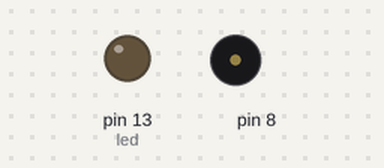
Simulated run of this sketch. Board: Arduino Uno, built with avr-gcc and run on an emulated ATmega328P. Shown: output pins drawn as LEDs (lit = HIGH), buzzer (waves = sounding).

Above: at 1.1 s.
At 4.0 s:
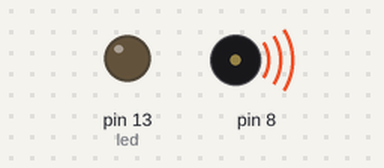
At 12.75 s:
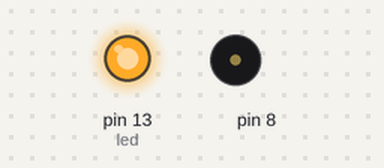
Timing chart, 0 to 16.5 s (numbered marks = the images above):
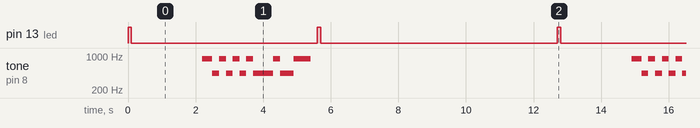

Measured:
- by itself, pin 13 (led): repeats every 12.7 s: LOW 5.5 s, HIGH 0.10 s, LOW 7.0 s, HIGH 0.10 s
- by itself, tone on pin 8: repeats every 12.7 s: 3 × (440 Hz 0.20 s, 880 Hz 0.20 s), 440 Hz 0.60 s, 880 Hz 0.20 s, 440 Hz 0.40 s, 880 Hz 0.50 s, silent 9.5 s, 880 Hz 0.30 s

The sketch:

transmitter_sketch.ino
```cpp
int led = 13;
// the setup routine runs once when you press reset:
void setup() {
 // initialize the digital pin as an output.
 pinMode(led, OUTPUT);
}
// the loop routine runs over and over again forever:
void loop() {
 digitalWrite(led, HIGH); // turn the LED on (HIGH is the voltage level)
 delay(100); // wait for a 1/10 second
 digitalWrite(led, LOW); // turn the LED off by making the voltage LOW
 delay(100); // wait for a 1/10 second
 delay(2000);
 tone(8,880,300); //start
 delay(300);
 tone(8,440,200); // 0 -
 delay(200);
 tone(8,880,200); // 1 -
 delay(200);
 tone(8,440,200); // 0 -
 delay(200);
 tone(8,880,200); // 1 -
 delay(200);
 tone(8,440,200); // 0 bit 1
 delay(200);
 tone(8,880,200); // 1 bit 2
 delay(200);
 tone(8,440,200); // 0 bit 3
 delay(200);
 tone(8,440,200); // 0 bit 4
 delay(200);
 tone(8,440,200); // 0 bit 5
 delay(200);
 tone(8,880,200); // 1 bit 6
 delay(200);
 tone(8,440,200); // 0 bit 7
 delay(200);
 tone(8,440,200); // 0 bit 8
 delay(200);
 tone(8,880,200); // 1 parity
 delay(200);
 tone(8,880,300); // stop
 delay(300);
 delay(200);
 digitalWrite(led, HIGH); // turn the LED on (HIGH is the voltage level)
 delay(100); // wait for a 1/10 second
 digitalWrite(led, LOW); // turn the LED off by making the voltage LOW
 delay(7000); // wait for 7 second
}
```
